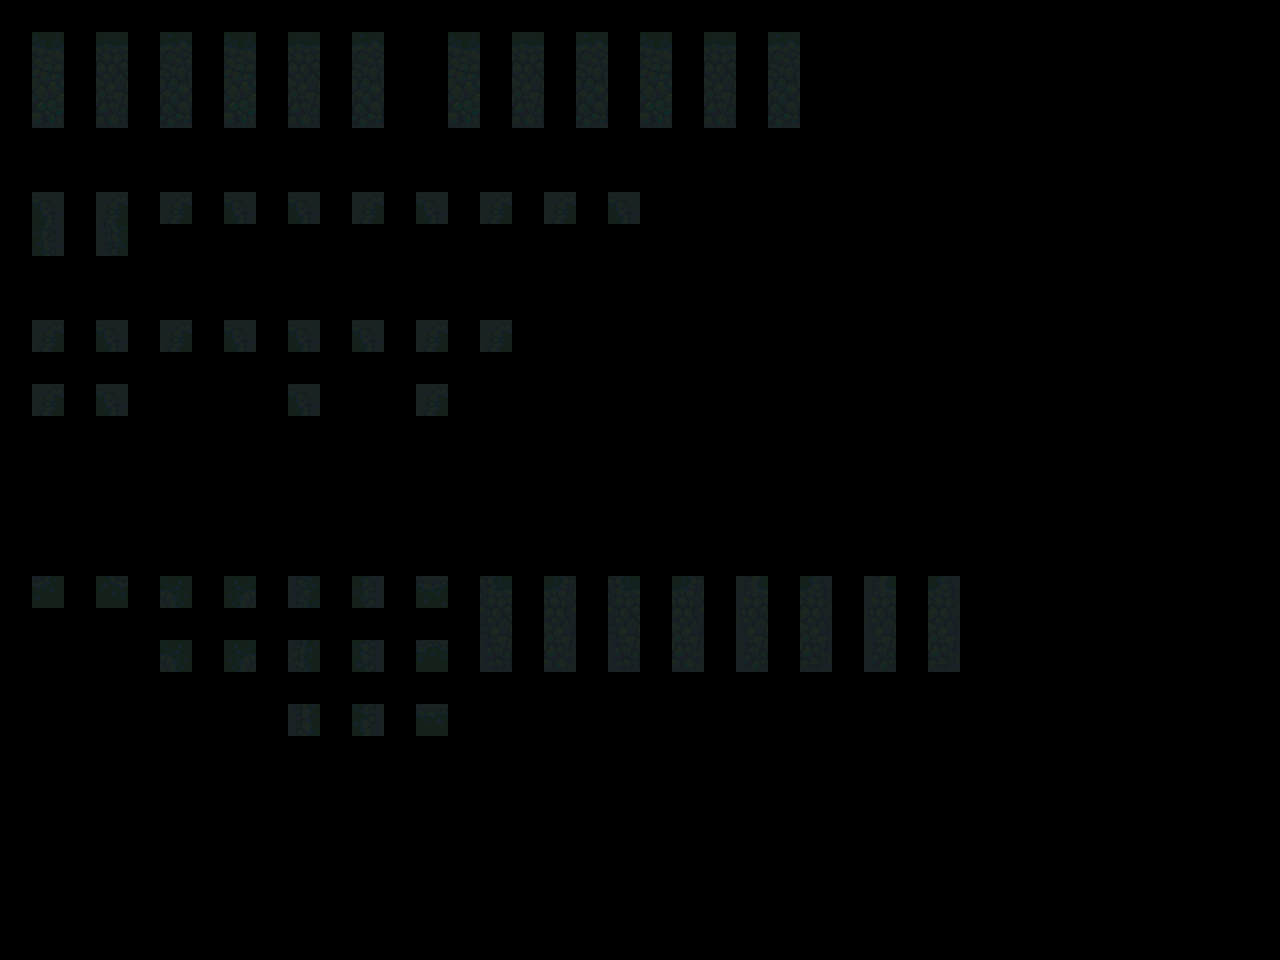

This game map was drawn from its Tiled (.tmx) file and the tilesets committed beside it. A one-line description and the full map source follow:
An orthogonal 40x30 tile map with 32x32 px tiles, 2 tile layers (input_plats, output_plats) and 5 objects.

<map version="1.9" tiledversion="1.9.2" orientation="orthogonal" renderorder="right-down" width="40" height="30" tilewidth="32" tileheight="32" infinite="0" nextlayerid="4" nextobjectid="7">
 <properties>
  <property name="MatchInOrder" type="bool" value="true" />
 </properties>
 <tileset firstgid="1" source="../The depths-Tileset-wall1-4-no transp.tsx" />
 <layer id="1" name="input_plats" width="40" height="30" opacity="0.83">
  <data encoding="csv">
0,0,0,0,0,0,0,0,0,0,0,0,0,0,0,0,0,0,0,0,0,0,0,0,0,0,0,0,0,0,0,0,0,0,0,0,0,0,0,0,
0,67,0,67,0,67,0,67,0,67,0,67,0,0,67,0,67,0,67,0,67,0,67,0,67,0,0,0,0,0,0,0,0,0,0,0,0,0,0,0,
0,83,0,83,0,83,0,83,0,83,0,83,0,0,83,0,83,0,83,0,83,0,83,0,83,0,0,0,0,0,0,0,0,0,0,0,0,0,0,0,
0,99,0,99,0,99,0,99,0,99,0,99,0,0,99,0,99,0,99,0,99,0,99,0,99,0,0,0,0,0,0,0,0,0,0,0,0,0,0,0,
0,0,0,0,0,0,0,0,0,0,0,0,0,0,0,0,0,0,0,0,0,0,0,0,0,0,0,0,0,0,0,0,0,0,0,0,0,0,0,0,
0,0,0,0,0,0,0,0,0,0,0,0,0,0,0,0,0,0,0,0,0,0,0,0,0,0,0,0,0,0,0,0,0,0,0,0,0,0,0,0,
0,6,0,8,0,12,0,44,0,38,0,40,0,58,0,74,0,17,0,21,0,0,0,0,0,0,0,0,0,0,0,0,0,0,0,0,0,0,0,0,
0,22,0,24,0,0,0,0,0,0,0,0,0,0,0,0,0,0,0,0,0,0,0,0,0,0,0,0,0,0,0,0,0,0,0,0,0,0,0,0,
0,0,0,0,0,0,0,0,0,0,0,0,0,0,0,0,0,0,0,0,0,0,0,0,0,0,0,0,0,0,0,0,0,0,0,0,0,0,0,0,
0,0,0,0,0,0,0,0,0,0,0,0,0,0,0,0,0,0,0,0,0,0,0,0,0,0,0,0,0,0,0,0,0,0,0,0,0,0,0,0,
0,76,0,108,0,109,0,125,0,102,0,118,0,104,0,120,0,0,0,0,0,0,0,0,0,0,0,0,0,0,0,0,0,0,0,0,0,0,0,0,
0,0,0,0,0,0,0,0,0,0,0,0,0,0,0,0,0,0,0,0,0,0,0,0,0,0,0,0,0,0,0,0,0,0,0,0,0,0,0,0,
0,30,0,29,0,0,0,0,0,13,0,0,0,15,0,0,0,0,0,0,0,0,0,0,0,0,0,0,0,0,0,0,0,0,0,0,0,0,0,0,
0,0,0,0,0,0,0,0,0,0,0,0,0,0,0,0,0,0,0,0,0,0,0,0,0,0,0,0,0,0,0,0,0,0,0,0,0,0,0,0,
0,0,0,0,0,0,0,0,0,0,0,0,0,0,0,0,0,0,0,0,0,0,0,0,0,0,0,0,0,0,0,0,0,0,0,0,0,0,0,0,
0,0,0,0,0,0,0,0,0,0,0,0,0,0,0,0,0,0,0,0,0,0,0,0,0,0,0,0,0,0,0,0,0,0,0,0,0,0,0,0,
0,0,0,0,0,0,0,0,0,0,0,0,0,0,0,0,0,0,0,0,0,0,0,0,0,0,0,0,0,0,0,0,0,0,0,0,0,0,0,0,
0,0,0,0,0,0,0,0,0,0,0,0,0,0,0,0,0,0,0,0,0,0,0,0,0,0,0,0,0,0,0,0,0,0,0,0,0,0,0,0,
0,18,0,20,0,50,0,52,0,33,0,37,0,3,0,66,0,68,0,66,0,68,0,49,0,53,0,49,0,53,0,0,0,0,0,0,0,0,0,0,
0,0,0,0,0,0,0,0,0,0,0,0,0,0,0,82,0,84,0,82,0,84,0,65,0,69,0,65,0,69,0,0,0,0,0,0,0,0,0,0,
0,0,0,0,0,50,0,52,0,33,0,37,0,3,0,98,0,100,0,98,0,100,0,81,0,85,0,81,0,85,0,0,0,0,0,0,0,0,0,0,
0,0,0,0,0,0,0,0,0,0,0,0,0,0,0,0,0,0,0,0,0,0,0,0,0,0,0,0,0,0,0,0,0,0,0,0,0,0,0,0,
0,0,0,0,0,0,0,0,0,33,0,37,0,3,0,0,0,0,0,0,0,0,0,0,0,0,0,0,0,0,0,0,0,0,0,0,0,0,0,0,
0,0,0,0,0,0,0,0,0,0,0,0,0,0,0,0,0,0,0,0,0,0,0,0,0,0,0,0,0,0,0,0,0,0,0,0,0,0,0,0,
0,0,0,0,0,0,0,0,0,0,0,0,0,0,0,0,0,0,0,0,0,0,0,0,0,0,0,0,0,0,0,0,0,0,0,0,0,0,0,0,
0,0,0,0,0,0,0,0,0,0,0,0,0,0,0,0,0,0,0,0,0,0,0,0,0,0,0,0,0,0,0,0,0,0,0,0,0,0,0,0,
0,0,0,0,0,0,0,0,0,0,0,0,0,0,0,0,0,0,0,0,0,0,0,0,0,0,0,0,0,0,0,0,0,0,0,0,0,0,0,0,
0,0,0,0,0,0,0,0,0,0,0,0,0,0,0,0,0,0,0,0,0,0,0,0,0,0,0,0,0,0,0,0,0,0,0,0,0,0,0,0,
0,0,0,0,0,0,0,0,0,0,0,0,0,0,0,0,0,0,0,0,0,0,0,0,0,0,0,0,0,0,0,0,0,0,0,0,0,0,0,0,
0,0,0,0,0,0,0,0,0,0,0,0,0,0,0,0,0,0,0,0,0,0,0,0,0,0,0,0,0,0,0,0,0,0,0,0,0,0,0,0
</data>
 </layer>
 <layer id="2" name="output_plats" width="40" height="30">
  <data encoding="csv">
0,0,0,0,0,0,0,0,0,0,0,0,0,0,0,0,0,0,0,0,0,0,0,0,0,0,0,0,0,0,0,0,0,0,0,0,0,0,0,0,
0,145,0,146,0,147,0,148,0,149,0,150,0,0,152,0,153,0,154,0,155,0,156,0,157,0,0,0,0,0,0,0,0,0,0,0,0,0,0,0,
0,161,0,162,0,163,0,164,0,165,0,166,0,0,168,0,169,0,170,0,171,0,172,0,173,0,0,0,0,0,0,0,0,0,0,0,0,0,0,0,
0,177,0,178,0,179,0,180,0,181,0,182,0,0,184,0,185,0,186,0,187,0,188,0,189,0,0,0,0,0,0,0,0,0,0,0,0,0,0,0,
0,0,0,0,0,0,0,0,0,0,0,0,0,0,0,0,0,0,0,0,0,0,0,0,0,0,0,0,0,0,0,0,0,0,0,0,0,0,0,0,
0,0,0,0,0,0,0,0,0,0,0,0,0,0,0,0,0,0,0,0,0,0,0,0,0,0,0,0,0,0,0,0,0,0,0,0,0,0,0,0,
0,7,0,9,0,28,0,60,0,39,0,41,0,59,0,75,0,2,0,4,0,0,0,0,0,0,0,0,0,0,0,0,0,0,0,0,0,0,0,0,
0,23,0,25,0,0,0,0,0,0,0,0,0,0,0,0,0,0,0,0,0,0,0,0,0,0,0,0,0,0,0,0,0,0,0,0,0,0,0,0,
0,0,0,0,0,0,0,0,0,0,0,0,0,0,0,0,0,0,0,0,0,0,0,0,0,0,0,0,0,0,0,0,0,0,0,0,0,0,0,0,
0,0,0,0,0,0,0,0,0,0,0,0,0,0,0,0,0,0,0,0,0,0,0,0,0,0,0,0,0,0,0,0,0,0,0,0,0,0,0,0,
0,92,0,124,0,110,0,126,0,103,0,119,0,105,0,121,0,0,0,0,0,0,0,0,0,0,0,0,0,0,0,0,0,0,0,0,0,0,0,0,
0,0,0,0,0,0,0,0,0,0,0,0,0,0,0,0,0,0,0,0,0,0,0,0,0,0,0,0,0,0,0,0,0,0,0,0,0,0,0,0,
0,46,0,45,0,0,0,0,0,14,0,0,0,16,0,0,0,0,0,0,0,0,0,0,0,0,0,0,0,0,0,0,0,0,0,0,0,0,0,0,
0,0,0,0,0,0,0,0,0,0,0,0,0,0,0,0,0,0,0,0,0,0,0,0,0,0,0,0,0,0,0,0,0,0,0,0,0,0,0,0,
0,0,0,0,0,0,0,0,0,0,0,0,0,0,0,0,0,0,0,0,0,0,0,0,0,0,0,0,0,0,0,0,0,0,0,0,0,0,0,0,
0,0,0,0,0,0,0,0,0,0,0,0,0,0,0,0,0,0,0,0,0,0,0,0,0,0,0,0,0,0,0,0,0,0,0,0,0,0,0,0,
0,0,0,0,0,0,0,0,0,0,0,0,0,0,0,0,0,0,0,0,0,0,0,0,0,0,0,0,0,0,0,0,0,0,0,0,0,0,0,0,
0,0,0,0,0,0,0,0,0,0,0,0,0,0,0,0,0,0,0,0,0,0,0,0,0,0,0,0,0,0,0,0,0,0,0,0,0,0,0,0,
0,193,0,194,0,209,0,210,0,195,0,196,0,197,0,198,0,199,0,200,0,201,0,202,0,203,0,204,0,205,0,0,0,0,0,0,0,0,0,0,
0,0,0,0,0,0,0,0,0,0,0,0,0,0,0,214,0,215,0,216,0,217,0,218,0,219,0,220,0,221,0,0,0,0,0,0,0,0,0,0,
0,0,0,0,0,225,0,226,0,211,0,212,0,213,0,230,0,231,0,232,0,233,0,234,0,235,0,236,0,237,0,0,0,0,0,0,0,0,0,0,
0,0,0,0,0,0,0,0,0,0,0,0,0,0,0,0,0,0,0,0,0,0,0,0,0,0,0,0,0,0,0,0,0,0,0,0,0,0,0,0,
0,0,0,0,0,0,0,0,0,227,0,228,0,229,0,0,0,0,0,0,0,0,0,0,0,0,0,0,0,0,0,0,0,0,0,0,0,0,0,0,
0,0,0,0,0,0,0,0,0,0,0,0,0,0,0,0,0,0,0,0,0,0,0,0,0,0,0,0,0,0,0,0,0,0,0,0,0,0,0,0,
0,0,0,0,0,0,0,0,0,0,0,0,0,0,0,0,0,0,0,0,0,0,0,0,0,0,0,0,0,0,0,0,0,0,0,0,0,0,0,0,
0,0,0,0,0,0,0,0,0,0,0,0,0,0,0,0,0,0,0,0,0,0,0,0,0,0,0,0,0,0,0,0,0,0,0,0,0,0,0,0,
0,0,0,0,0,0,0,0,0,0,0,0,0,0,0,0,0,0,0,0,0,0,0,0,0,0,0,0,0,0,0,0,0,0,0,0,0,0,0,0,
0,0,0,0,0,0,0,0,0,0,0,0,0,0,0,0,0,0,0,0,0,0,0,0,0,0,0,0,0,0,0,0,0,0,0,0,0,0,0,0,
0,0,0,0,0,0,0,0,0,0,0,0,0,0,0,0,0,0,0,0,0,0,0,0,0,0,0,0,0,0,0,0,0,0,0,0,0,0,0,0,
0,0,0,0,0,0,0,0,0,0,0,0,0,0,0,0,0,0,0,0,0,0,0,0,0,0,0,0,0,0,0,0,0,0,0,0,0,0,0,0
</data>
 </layer>
 <objectgroup id="3" name="rule_options" offsetx="-10.6667" offsety="-16.6667">
  <object id="1" x="22" y="28" width="131" height="124.667">
   <properties>
    <property name="Disabled" type="bool" value="false" />
    <property name="Probability" type="float" value="0.4" />
   </properties>
  </object>
  <object id="2" x="28" y="180.667" width="917.333" height="320">
   <properties>
    <property name="Disabled" type="bool" value="false" />
    <property name="Probability" type="float" value="0.25" />
   </properties>
  </object>
  <object id="4" x="29.6667" y="568.333" width="955" height="205">
   <properties>
    <property name="Probability" type="float" value="0.25" />
   </properties>
  </object>
  <object id="5" x="448.667" y="28.6667" width="497" height="129">
   <properties>
    <property name="Probability" type="float" value="0.15" />
   </properties>
  </object>
  <object id="6" x="162.667" y="29" width="243.333" height="123.667">
   <properties>
    <property name="Probability" type="float" value="0.25" />
   </properties>
  </object>
 </objectgroup>
</map>
